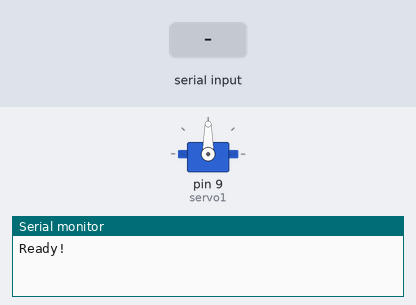
Bench run of a sketch on a simulated Arduino Uno, built with avr-gcc and run on an emulated ATmega328P. Parts: servo, the last lines printed to the serial monitor. The test bench sets the inputs (shaded band).

Above: at 1.2 s.
1.3 s: "30,150\n" received over Serial
At 3.5 s:
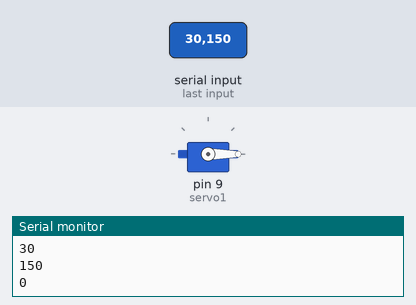
3.8 s: "90,45\n" received over Serial
At 4.3 s:
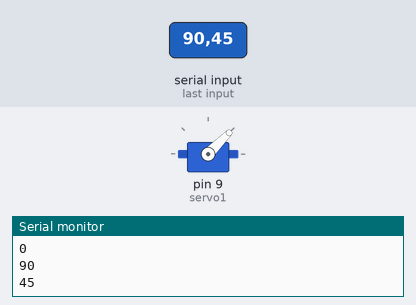
6.3 s: "200\n" received over Serial
At 7.1 s:
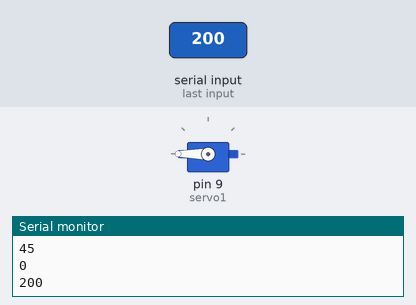
Timing chart, 0 to 9.3 s (numbered marks = the images above; inputs shaded):
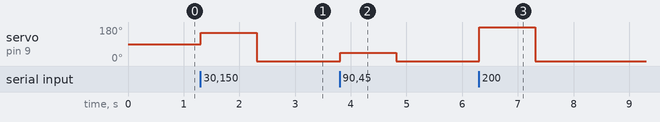

The sketch:

typespeed.ino
```cpp
#include <Servo.h>

// Simple sketch that receives a value via Serial
// and set a servo angle to that value.
// Used by typespeed.py to measure typing speed.

Servo servo1;

void setup() {

  pinMode(1,OUTPUT);
  servo1.attach(9); //PWM PIN 9
  Serial.begin(9600);
  Serial.println("Ready!");

}

void loop() {

  static int v = 0;

  if ( Serial.available()) {
    int value = Serial.parseInt();
    Serial.println(value);
    servo1.write(value);
    Serial.flush();
  }

}
```

Measured:
- after the input at 1.3 s, servo on pin 9 (servo1): 90° → 150° at once, → 0° 1.0 s later
- after the input at 3.8 s, servo on pin 9 (servo1): 0° → 45° at once, → 0° 1.0 s later
- after the input at 6.3 s, servo on pin 9 (servo1): 0° → 180° at once, → 0° 1.0 s later
